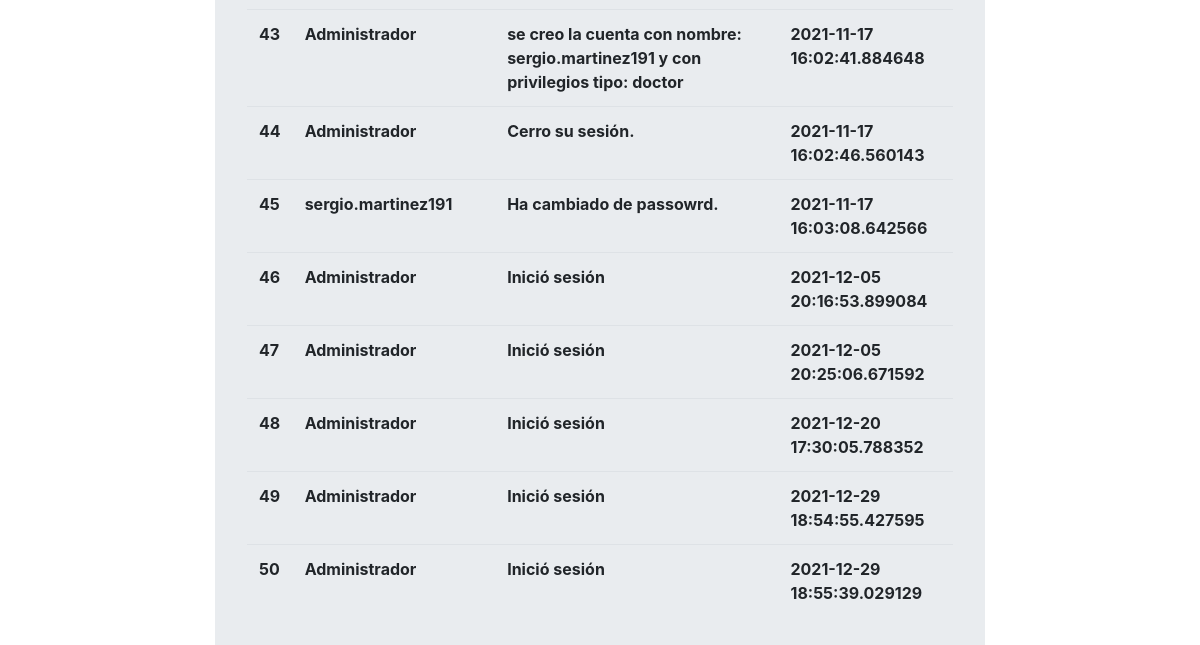
The app's page /log (signed in, lower part), older data.
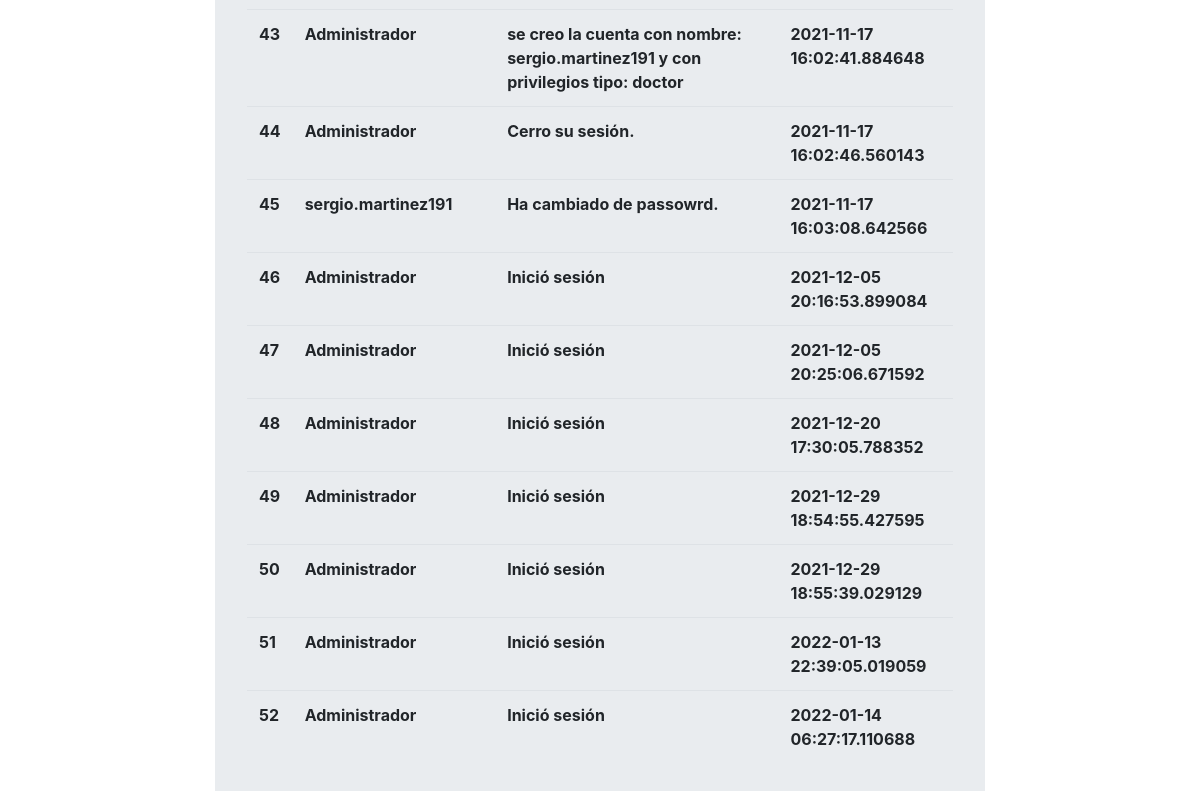
The same page, newer data.
### main.py (models this page shows)
class Log(db.Model,UserMixin):
    id = db.Column(db.Integer, primary_key=True)
    user = db.Column(db.String(30),unique=False,nullable=False)
    user_action = db.Column(db.String(200),unique=False,nullable=False)
    log_date = db.Column(db.DateTime, default=datetime.datetime.utcnow)

### main.py (the view)
@app.route('/log',methods=['GET','POST'])
@login_required
def log():
    if current_user.username == "Administrador":
        logs = Log.query.limit(100).all()
        return render_template('log.html',logs=logs)

### main.py (called while the page is built)
@login_manager.user_loader
def load_user(user_id):
    return User.query.get(int(user_id))

### templates/log.html (shortened to what this page needs)
{% extends "base.html" %}
{% block content %}
<div class="col-2"> </div>
<div class="col-8">
    <div class="jumbotron">
<table class="table">
    <tbody>
        {%for log in logs%}
            <tr>
                <th> {{log.id}}</th>
                <th> {{log.user}}</th>
                <th> {{log.user_action}}</th>
                <th> {{log.log_date}}</th>
            </tr>
        {%endfor%}
    </tbody>
            <br>
            <br>
        </div>
    </div>
{%endblock%}

Row changes from the older to the newer data that the page shows:
added Log: id "51", user "Administrador", user_action "Inició sesión", log_date "2022-01-13 22:39:05.019059"
added Log: id "52", user "Administrador", user_action "Inició sesión", log_date "2022-01-14 06:27:17.110688"
